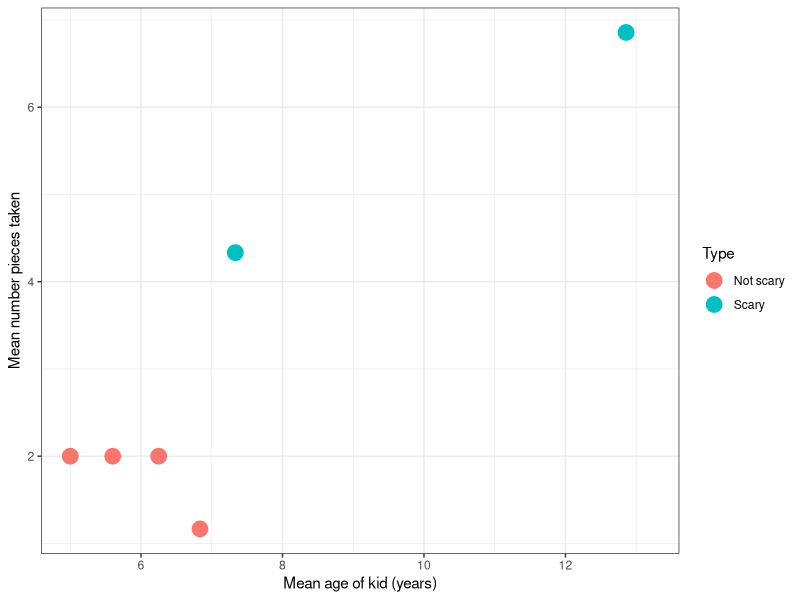
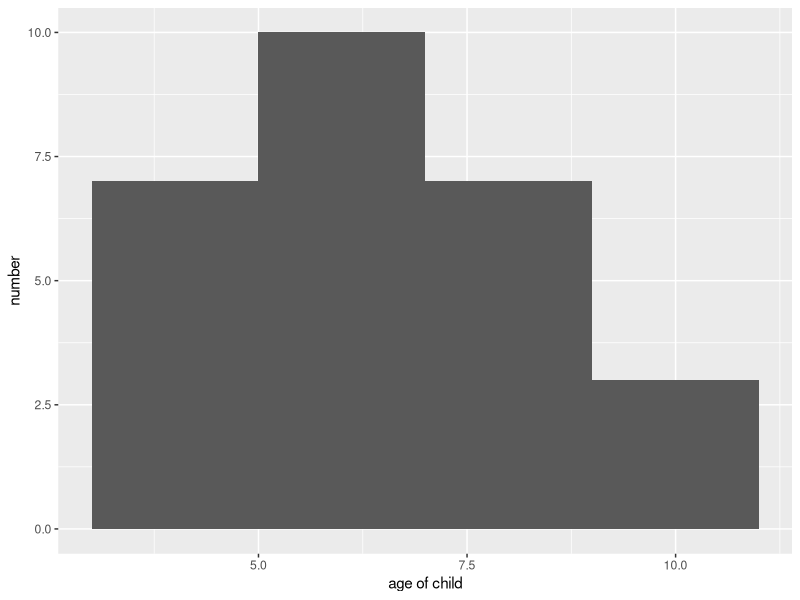
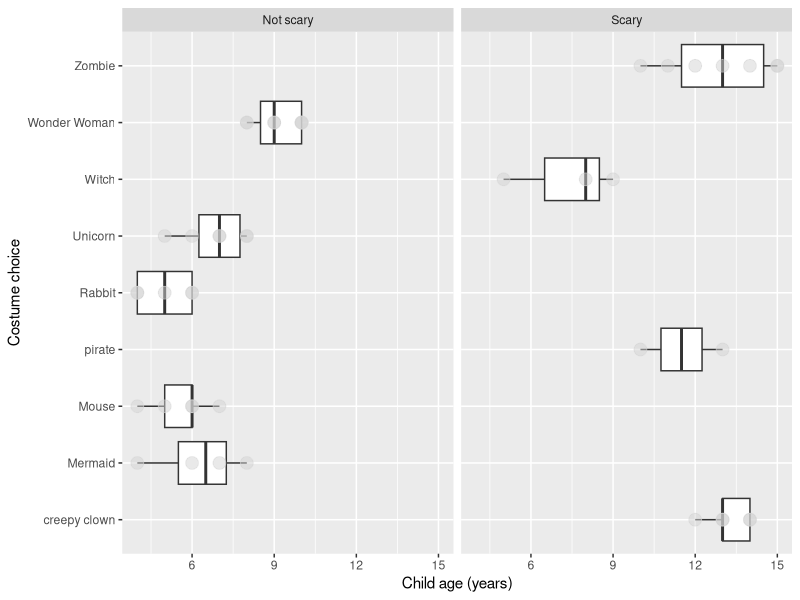

Source code (R) for these figures, in order:
## ---- chunk 1
rm(list = ls())
library(dplyr)
library(ggplot2)
library(here)
## ---- chunk 2
DF <-read.csv(here("Data", "Halloween_data_PS2.csv"),stringsAsFactors=TRUE)
## ---- chunk 3
DF$Costume<-as.factor(DF$Costume) #convert to factor data type
DF$Type<-as.factor(DF$Type)
## ---- chunk 4
glimpse(DF)
head(DF)
str(DF)
tail(DF)
names(DF)
summary(DF)
## ---- chunk 5
levels(DF$Costume)
levels(DF$Type)
## ---- chunk 6

no<-which(DF$Costume=="clown"|DF$Costume=="Creepy clown")

DF$Costume[no]<-"creepy clown"


wrong<-which(DF$Costume=="witch"|DF$Costume=="witch ")

DF$Costume[wrong]<-"Witch"


ew<-which(DF$Costume=="wonder woman"|DF$Costume=="Wonder woman")

DF$Costume[ew]<-"Wonder Woman"


thenerve<-which(DF$Type=="scary"|DF$Type=="scary ")

DF$Type[thenerve]<-"Scary"

## ---- chunk 7
DF$Costume <-factor(DF$Costume)
levels(DF$Costume)

DF$Type <-factor(DF$Type)
levels(DF$Type)
## ---- chunk 8
Try<-DF%>%
  group_by(Costume,Type)%>%
  summarise(
    avg_age=mean(age),
  avg_candy_pieces=mean(candy_pieces))
## ---- chunk 9
ggplot(Try,aes(x=avg_age,y=avg_candy_pieces,colour=Type))+
  geom_point(size=5)+
  xlab("Mean age of kid (years)")+
  ylab("Mean number pieces taken")+
  theme_bw()
## ---- chunk 10
NS10<-DF%>%
  filter(Type=="Not scary")%>%
  filter(age<=10)
## ---- chunk 11
ggplot(NS10, aes(x = age))+
     geom_histogram(bins=4)+
  xlab("age of child")+
  ylab("number")
## ---- chunk 12
ggplot(DF,aes(x=age,y=Costume))+
  geom_boxplot()+
  geom_point(size=4,colour='lightgrey',alpha=0.5)+
  xlab("Child age (years)")+
  ylab("Costume choice")+
  facet_wrap(~Type)
